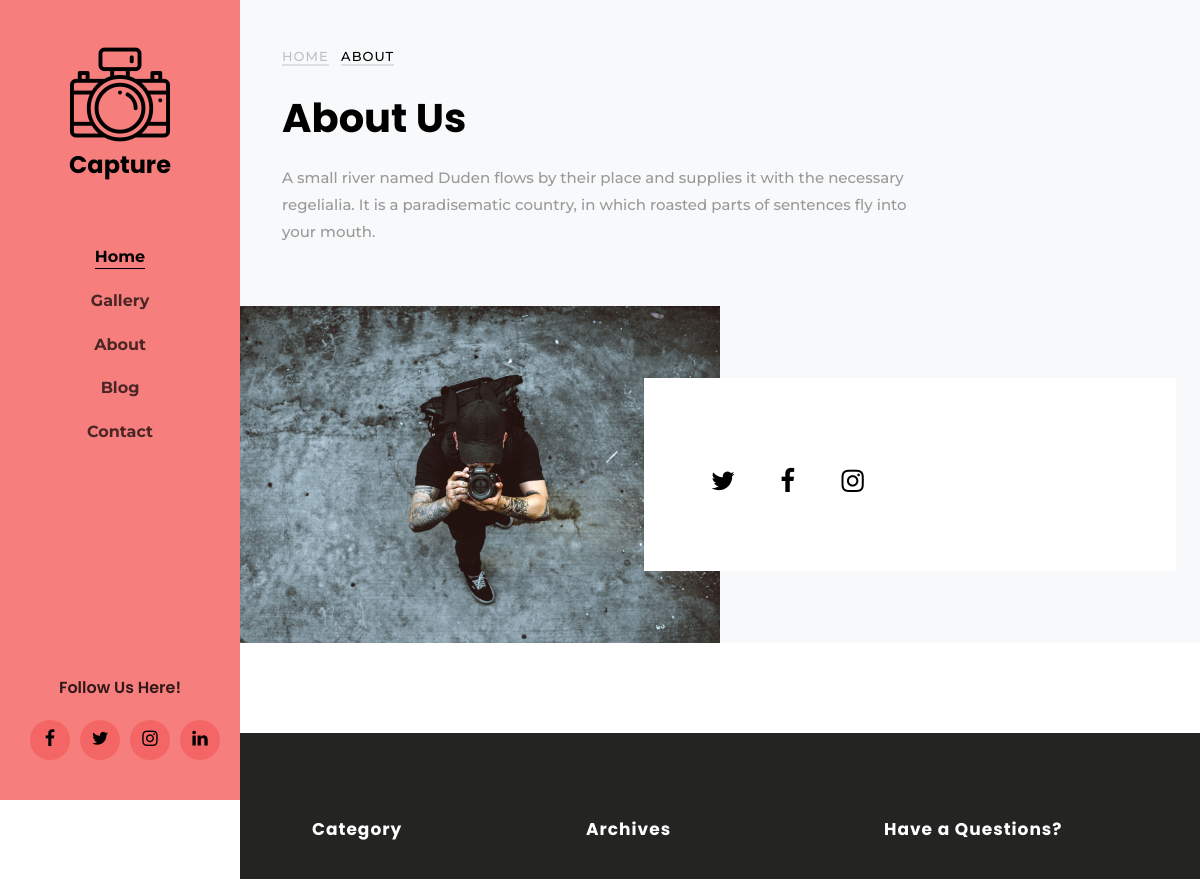
Page /about/ (upper part) on the earlier database version.
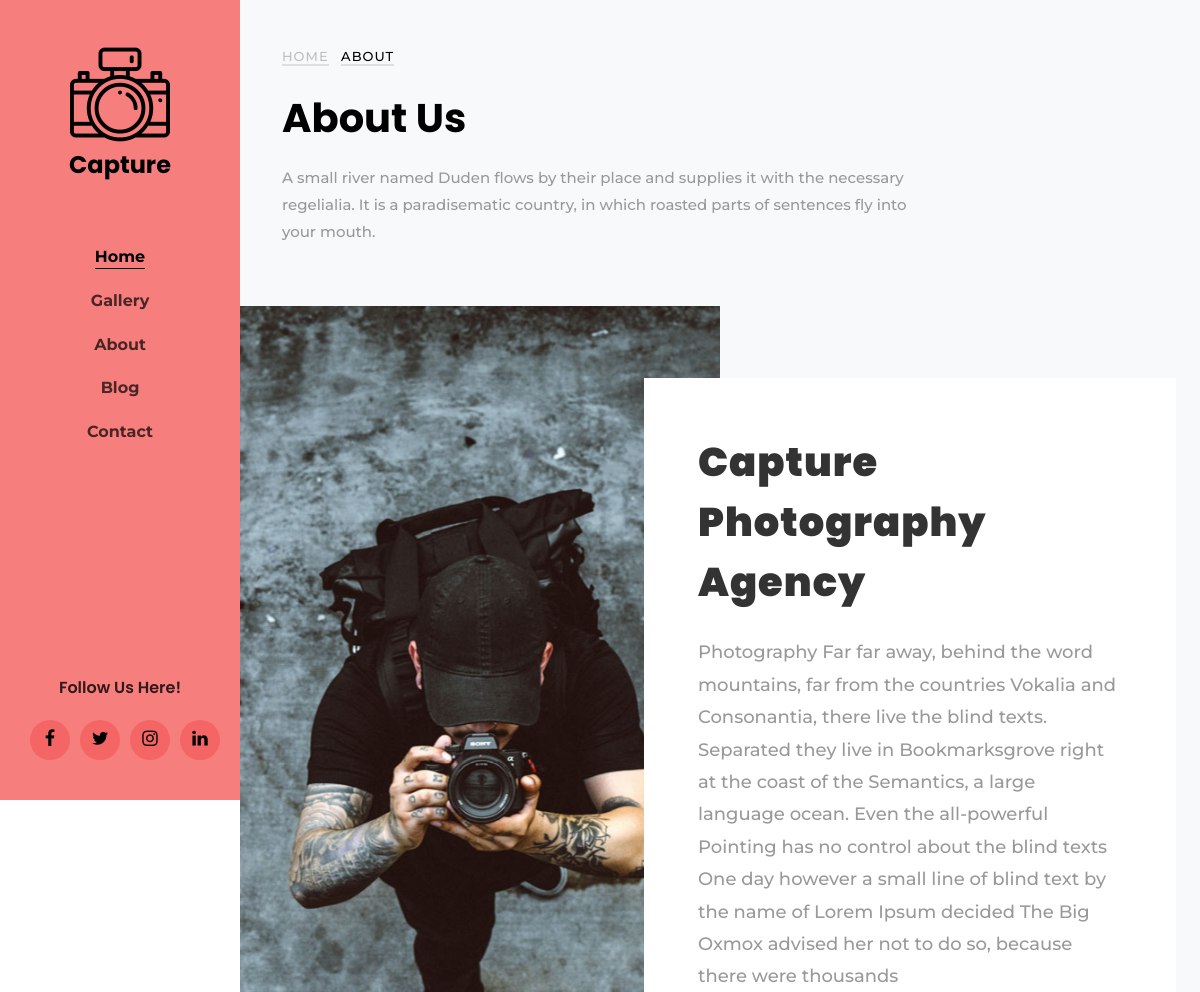
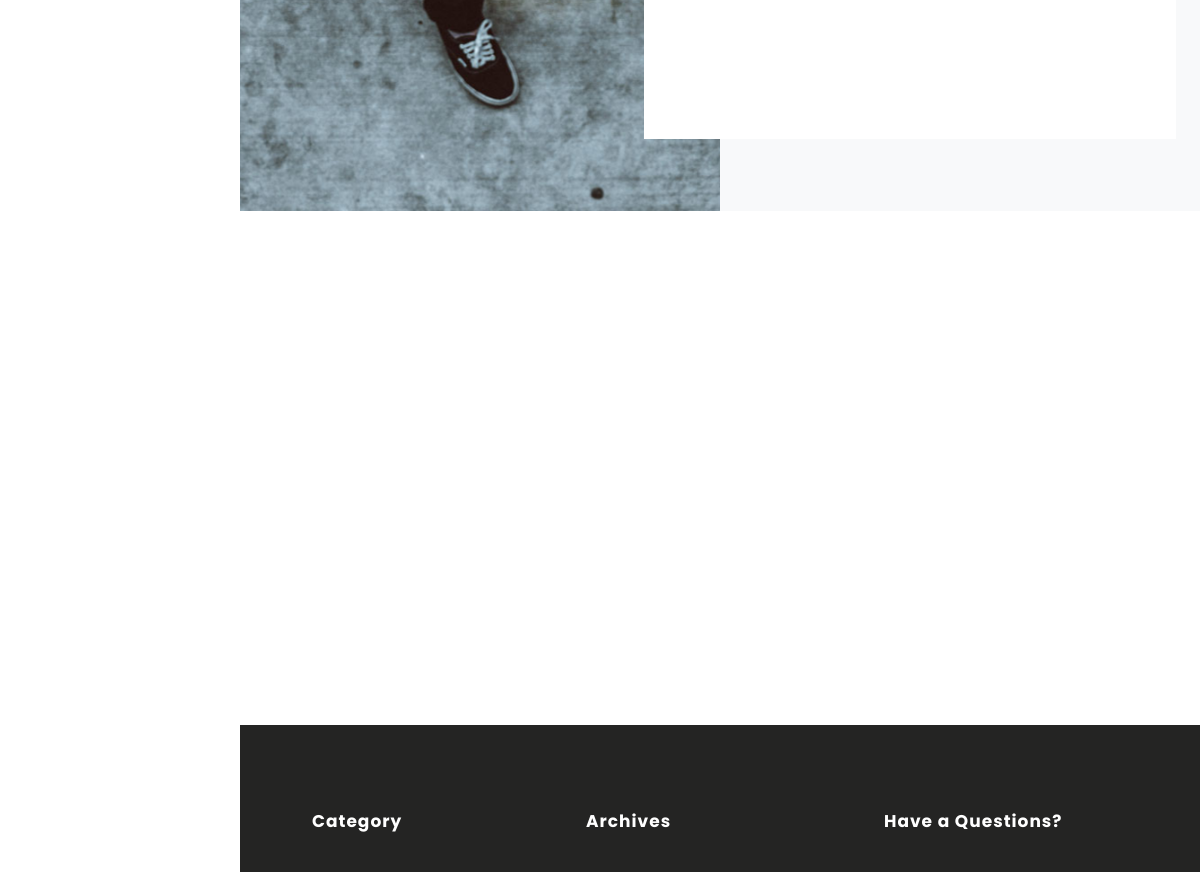
Same page on the later database version (2 pictures, top to bottom).
### about/models.py (models this page shows, shortened)
class About(models.Model):
    title = models.CharField(max_length=70)
    content = models.TextField()
    class Meta:
        verbose_name = 'About'
        verbose_name_plural = 'Abouts'

### about/views.py (the view)
# urls.py: path('', views.aboutus, name='about'),
def aboutus(request):
    about = About.objects.last()
    team = Team.objects.all()
    context = {
        'about':about,
        'team':team
    }
    return render (request, 'about/about.html', context)

### about/templates/about/about.html (shortened to what this page needs)
{% extends 'base.html' %}
{% block body %}
{% load static %}
			<section class="ftco-section bg-light ftco-bread">
				<div class="container">
					<div class="row no-gutters slider-text align-items-center">
			<div class="col-md-9 ftco-animate">
				<p class="breadcrumbs"><span class="mr-2"><a href="/">Home</a></span> <span>About</span></p>
				<h1 class="mb-3 bread">About Us</h1>
				<p>A small river named Duden flows by their place and supplies it with the necessary regelialia. It is a paradisematic country, in which roasted parts of sentences fly into your mouth.</p>
			</div>
			</div>
				</div>
			</section>
			<section class="ftco-section-no-padding bg-light">
				<div class="hero-wrap">
					<div class="d-flex">
						<div class="author-image text img p-md-5 ftco-animate" style="background-image: url({% static 'images/author.jpg' %});">
						</div>
						<div class="author-info text p-4 mt-5 mb-5 ftco-animate">
							<div class="desc">
								<h1 class="mb-4">{{about.title}}</h1>
								<p class="mb-4">{{about.content}}</p>
								<ul class="ftco-social mt-3">
		              <li class="ftco-animate"><a href="#"><span class="icon-twitter"></span></a></li>
		              <li class="ftco-animate"><a href="#"><span class="icon-facebook"></span></a></li>
		              <li class="ftco-animate"><a href="#"><span class="icon-instagram"></span></a></li>
		            </ul>
				</div>
				</div>
					</div>
				</div>
			</section>
			<section class="ftco-section">
	    	<div class="container">
	    		<div class="row">
					</div>
	    	</div>
		</section>
		{% endblock %}

Differences in the rows shown:
added About: title "Capture Photography Agency", content "Photography Far far away, behind the word mountains, far from the countries Vokalia and Consonantia, there live the blind texts. Separated they live in Bookmarksgrove right at the coast of the Semantics, a large language ocean. Even the all-powerful Pointing has no control about the blind texts One day however a small line of blind text by the name of Lorem Ipsum decided The Big Oxmox advised her not to do so, because there were thousands"
